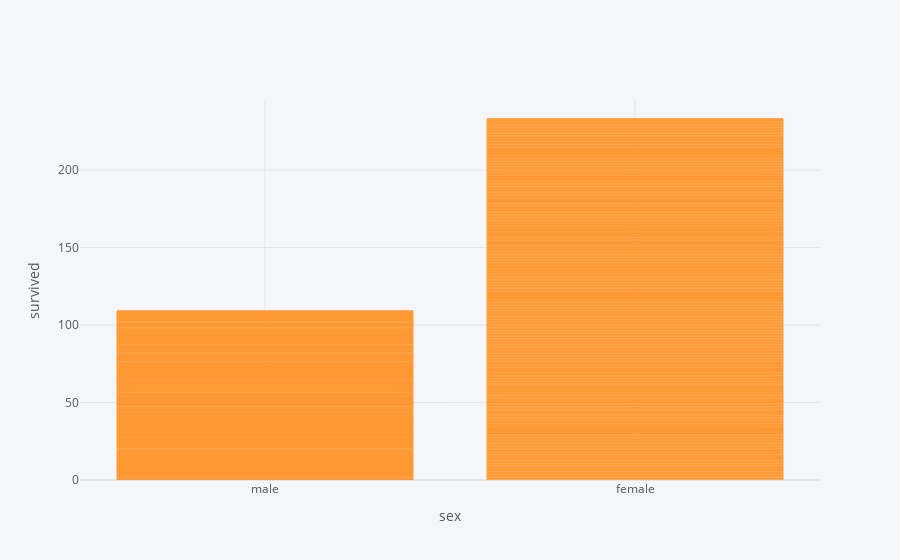

The notebook cell this image was saved under:
### Code cell
df1.iplot(x = "sex" , y = "survived" , kind = "bar" , xTitle = "sex" , yTitle = "survived")

### Figure 1 — Plotly figure (JSON) as saved in the notebook; plotly's stock layout.template omitted (floating-point values rounded to 4 significant figures; data arrays with more than 128 entries replaced by an {"elided": "..."} marker saying what was removed)
{"data": [{"marker": {"color": "rgba(255, 153, 51, 0.6)", "line": {"color": "rgba(255, 153, 51, 1.0)", "width": 1}}, "name": "survived", "orientation": "v", "text": "", "type": "bar", "x": {"elided": "891 str values"}, "y": {"elided": "891 int values"}}], "layout": {"autosize": true, "legend": {"bgcolor": "#F5F6F9", "font": {"color": "#4D5663"}}, "paper_bgcolor": "#F5F6F9", "plot_bgcolor": "#F5F6F9", "title": {"font": {"color": "#4D5663"}}, "xaxis": {"autorange": true, "gridcolor": "#E1E5ED", "range": [-0.5, 1.5], "showgrid": true, "tickfont": {"color": "#4D5663"}, "title": {"font": {"color": "#4D5663"}, "text": "sex"}, "type": "category", "zerolinecolor": "#E1E5ED"}, "yaxis": {"autorange": true, "gridcolor": "#E1E5ED", "range": [0, 245.3], "showgrid": true, "tickfont": {"color": "#4D5663"}, "title": {"font": {"color": "#4D5663"}, "text": "survived"}, "type": "linear", "zerolinecolor": "#E1E5ED"}}}
